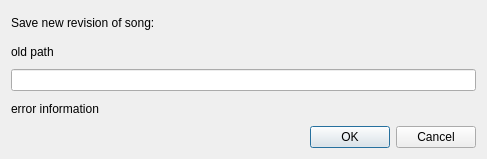
<?xml version="1.0" encoding="UTF-8"?>
<ui version="4.0">
 <class>SaveNewRevisionDialog</class>
 <widget class="QDialog" name="SaveNewRevisionDialog">
  <property name="geometry">
   <rect>
    <x>0</x>
    <y>0</y>
    <width>487</width>
    <height>159</height>
   </rect>
  </property>
  <property name="windowTitle">
   <string>Dialog</string>
  </property>
  <layout class="QVBoxLayout" name="verticalLayout">
   <item>
    <widget class="QLabel" name="label">
     <property name="text">
      <string>Save new revision of song:</string>
     </property>
    </widget>
   </item>
   <item>
    <widget class="QLabel" name="oldPath">
     <property name="text">
      <string>old path</string>
     </property>
    </widget>
   </item>
   <item>
    <widget class="QLineEdit" name="projectNameEdit"/>
   </item>
   <item>
    <widget class="QLabel" name="errorInfo">
     <property name="text">
      <string>error information</string>
     </property>
    </widget>
   </item>
   <item>
    <widget class="QDialogButtonBox" name="buttonBox">
     <property name="orientation">
      <enum>Qt::Horizontal</enum>
     </property>
     <property name="standardButtons">
      <set>QDialogButtonBox::Cancel|QDialogButtonBox::Ok</set>
     </property>
    </widget>
   </item>
  </layout>
 </widget>
 <resources/>
 <connections>
  <connection>
   <sender>buttonBox</sender>
   <signal>accepted()</signal>
   <receiver>SaveNewRevisionDialog</receiver>
   <slot>accept()</slot>
   <hints>
    <hint type="sourcelabel">
     <x>248</x>
     <y>254</y>
    </hint>
    <hint type="destinationlabel">
     <x>157</x>
     <y>274</y>
    </hint>
   </hints>
  </connection>
  <connection>
   <sender>buttonBox</sender>
   <signal>rejected()</signal>
   <receiver>SaveNewRevisionDialog</receiver>
   <slot>reject()</slot>
   <hints>
    <hint type="sourcelabel">
     <x>316</x>
     <y>260</y>
    </hint>
    <hint type="destinationlabel">
     <x>286</x>
     <y>274</y>
    </hint>
   </hints>
  </connection>
 </connections>
</ui>
